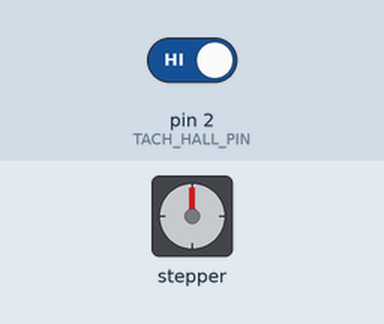
This sketch was run on a simulated Arduino Uno, built with avr-gcc and run on an emulated ATmega328P. On the bench: stepper motor. The inputs (shaded band) are chosen by the test bench; at power-on: pin 2 (TACH_HALL_PIN) HIGH. Stepper angles assume 2048 steps per turn; what the sketch prints to the serial monitor is not drawn.

Above: at 0.0 s.
At 15.8 s:
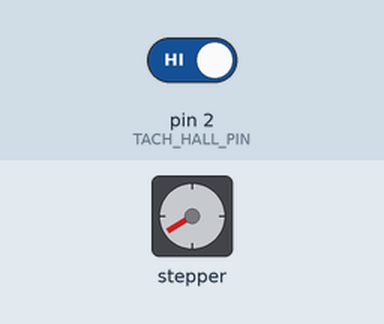
15.9 s: pin 2 (TACH_HALL_PIN) driven HIGH
At 31.9 s:
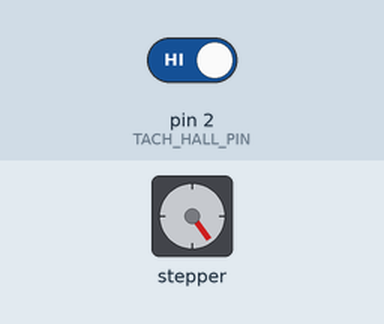
Timing chart, 0 to 39.1 s (numbered marks = the images above; inputs shaded):
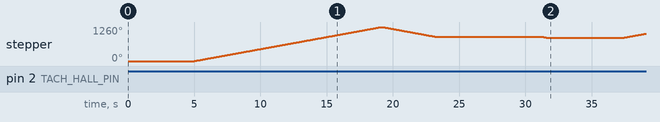

The sketch:

prototype2.ino
```cpp
// (licence header left out)
// need to knows during testing:
// does increasing pitch value increase or decrease rpm
// minimum RPM turbine can operate at/stay alive
// minimum RPM limited voltage is at with no load
// minimum RPM limited voltage is at under load
//
// max power and pitch at 5m/s
// max power and pitch at 6m/s
// max power and pitch at 7m/s
// max power and pitch at 8m/s
// max power and pitch at 9m/s
// max power and pitch at 10m/s
// max power and pitch at 11m/s
//
// shutdown RPM must be at most 10% of the maximum trubine RPM. 11m/s bin is
// weighted at .1 so maybe increase this rpm in case min rpm is too high

// Can increase baud rate to 115200 if needed but not sure how other
// devices would react
// faster printing to get a bit better throughput on extended info
// remember to change your serial monitor
const int SERIAL_PIN_RX = 0;
const int SERIAL_PIN_TX = 1;
const int SERIAL_BAUD = 9600;

// Stepper Motor
#include <Stepper.h>

const int STEPPER_STEPS_PER_REVOLUTION = 2048;
Stepper myStepper(STEPPER_STEPS_PER_REVOLUTION, 8, 10, 9, 11);

// Wind Speed Initialization
// Calibration: To calibrate your sensor, put a glass over it, but the sensor
// should not be touching the desktop surface however. Adjust the
// WIND_SPEED_ADJUSTMENT until your sensor reads about zero with the glass over
// it.

const int WIND_SPEED_PIN_TMP = A0;
const int WIND_SPEED_PIN_RV = A1;

// negative numbers yield smaller wind speeds and vice versa.
const float WIND_SPEED_ADJUSTMENT = 0.3;
const double WIND_SPEED_VOLTAGE_FACTOR = 0.0048828125;

float g_wind_speed_therm_ad = 0; // temp termistor value from wind sensor
float g_wind_speed_rv_ad = 0;    // RV output from wind sensor
float g_wind_speed_rv_volts = 0; // RV voltage from wind sensor
float g_wind_speed_temp_c = 0;   // temperature in celsius x 100
float g_wind_speed_ad = 0;       // wind speed in ???
float g_wind_speed_volts = 0;    // voltage from wind sensor
float g_wind_speed_mph = 0;      // wind speed in miles per hour
unsigned long g_wind_speed_last_millis = 0; // last time wind speed was read

// Current Meter Initialization
#include <Adafruit_INA260.h>

Adafruit_INA260 ina260 = Adafruit_INA260();

// Tachometer Initialization
const int TACH_HALL_PIN = 2;

// set number of hall trips for RPM reading (higher improves accuracy)
const float TACH_HALL_THRESH = 10;

// correction factors added for rpm and voltage
const float TACH_CORRECTION_RPM = 0.96;
const float TACH_CORRECTION_VOLTAGE = 0.94;

float g_tach_rpm = 0;   // current RPM
float g_tach_volts = 0; // current voltage

// Communication Initialization
#include <SoftwareSerial.h>

const int COMM_PIN_RX = 10;
const int COMM_PIN_TX = 11;
const int COMM_BAUD = 9600;
SoftwareSerial g_comm_serial(COMM_PIN_RX, COMM_PIN_TX);
char g_comm_input_char = '\0';

// ********** SETUP **********
void setup() {
  Serial.begin(SERIAL_BAUD);
  while (!Serial) {
    delay(10);
  }

  Serial.println("start");

  // Initialize Load Control Communications
  g_comm_serial.begin(COMM_BAUD);
  while (!g_comm_serial) {
    delay(10);
  }

  // Pitch Control
  myStepper.setSpeed(15); // in RPM

  // Wind Speed Sensor
  pinMode(WIND_SPEED_PIN_RV, INPUT);
  pinMode(WIND_SPEED_PIN_TMP, INPUT);

  // Current Meter
  Serial.println("Adafruit INA260 Test");

  if (!ina260.begin()) {
    Serial.println("FATAL: Couldn't find INA260 chip");
    while (1) {
    } // FAIL, HANG!
  }

  Serial.println("Found INA260 chip");

  // Tachometer
  pinMode(TACH_HALL_PIN, INPUT);

  // Load Controller Communication
  g_comm_input_char = g_comm_serial.read();
  switch (g_comm_serial) {
  case 0:
    Serial.println("OK");
    break;
  default:
    Serial.print("FAIL (");
    Serial.print(g_comm_input_char);
    Serial.println(")");
  }
}

// ********** MAIN LOOP **********
void loop() {
  // read every 200 ms - printing slows this down further
  // if (millis() - g_wind_speed_last_millis > 200) {
  //   wind_speed_read();
  // }

  // current_read();
  // tach_read_rpm();
  tach_maintain_rpm(500);
}

// ********** WIND SPEED **********
void wind_speed_read() {
  g_wind_speed_therm_ad = analogRead(WIND_SPEED_PIN_TMP);
  g_wind_speed_rv_ad = analogRead(WIND_SPEED_PIN_RV);
  g_wind_speed_volts = (g_wind_speed_rv_ad * WIND_SPEED_VOLTAGE_FACTOR);

  // these are all derived from regressions from raw data as such they depend
  // on a lot of experimental factors such as accuracy of temp sensors, and
  // voltage at the actual wind sensor, (wire losses) which were unaccouted
  // for.
  g_wind_speed_temp_c = 0.005 * g_wind_speed_therm_ad * g_wind_speed_therm_ad -
                        16.862 * g_wind_speed_therm_ad + 9075.4;

  // 13.0C 553 482.39
  g_wind_speed_ad = -0.006 * g_wind_speed_therm_ad * g_wind_speed_therm_ad +
                    1.0727 * g_wind_speed_therm_ad + 47.172;

  g_wind_speed_volts = g_wind_speed_ad * 0.0048828125 - WIND_SPEED_ADJUSTMENT;

  // This from a regression from data in the form of
  // Vraw = V0 + b * WindSpeed ^ c
  // V0 is zero wind at a particular temperature
  // The constants b and c were determined by some Excel wrangling with the
  // solver.
  g_wind_speed_mph =
      pow((abs(g_wind_speed_rv_volts - g_wind_speed_volts) / 0.23), 2.7265);

  Serial.print("  TMP volts ");
  Serial.print(g_wind_speed_therm_ad * 0.0048828125);

  Serial.print("  RV volts ");
  Serial.print(g_wind_speed_rv_volts);

  Serial.print("  TempC*100 ");
  Serial.print(g_wind_speed_temp_c);

  Serial.print("   ZeroWind volts ");
  Serial.print(g_wind_speed_volts);

  Serial.print("   WindSpeed M/S ");
  Serial.println(g_wind_speed_mph * 0.44704); // probs divide by 2.52

  g_wind_speed_last_millis = millis();
}

// ********** CURRENT METER **********
void current_read() {
  Serial.print("Current: ");
  Serial.print(ina260.readCurrent());
  Serial.println(" mA");
}

// ********** TACHOMETER **********
void tach_read_rpm() {
  // preallocate values for tach
  float hall_count = 1.0;
  float start = micros();
  bool on_state = false;

  // counting number of times the hall sensor is tripped
  // but without double counting during the same trip
  // 5 seconds. rpm is less than 120
  // change this to make it based on hall_thresh. or sacrifice low end
  // accuracy with just plain timeout. should still work
  float timeout = 5000000;

  // read hall sensor
  while (true) {
    if (digitalRead(TACH_HALL_PIN) == 0) {
      if (!on_state) {
        on_state = true;
        hall_count += 1.0;
      }
    } else {
      on_state = false;
    }

    if (hall_count >= TACH_HALL_THRESH || (micros() - start) > timeout) {
      break;
    }
  }

  // print information about Time and RPM
  float end_time = micros();
  float time_passed = ((end_time - start) / 1000000.0);

  // Serial.print("Time Passed: ");
  // Serial.print(time_passed);
  // Serial.println("s");

  g_tach_rpm = (hall_count / time_passed) * 60.0 * TACH_CORRECTION_RPM;
  Serial.print(g_tach_rpm);
  Serial.println(" RPM");
  delay(1); // delay in between reads for stability

  g_tach_volts = g_tach_rpm / 24.3 * TACH_CORRECTION_VOLTAGE;

  // Serial.print("Voltage: ");
  // Serial.print(voltage);
  // Serial.println(" V");
}

void tach_maintain_rpm(int rpm_desired) {
  // need to find appropriate:
  // delay time between adjustments
  // pitch correction value (adjust by x amount each iteration if needed)
  // no correction needed threshold

  const int large_correction_val = 200;  // number of steps to adjust
  const int large_threshold_margin = 50; // +/- rpm threshold
  const int small_correction_val = 100;  // number of steps to adjust
  const int small_threshold_margin = 25; // +/- rpm threshold
  const int coast_threshold = 15;        // rpm
  const int minimum_speed = 150;         // rpm
  const int delay_time = 750;

  int big_speed_up = 0;
  int rpm_cur = 0;
  int rpm_prev = 0;

  while (true) {
    tach_read_rpm();
    if (g_tach_rpm < minimum_speed - 20) {
      tach_stall_control();
    }
    rpm_cur = g_tach_rpm;

    // if too fast
    if (rpm_cur > rpm_desired) {
      // check if already slowing down
      // maybe adjust this line
      if (rpm_cur < rpm_prev - coast_threshold) {
        // do nothing
        Serial.println("Too fast, but already slowing down");

        // not slowing down
      } else {

        // large difference
        if (rpm_cur > rpm_desired + large_threshold_margin) {
          myStepper.step(large_correction_val);
          Serial.println("Big pitch adjustment slower");
          big_speed_up = 0;

          // small difference
        } else if (rpm_cur > rpm_desired + small_threshold_margin) {
          myStepper.step(small_correction_val);
          Serial.println("Small pitch adjustment slower");
          big_speed_up = 0;

          // close enough
        } else {
          Serial.println("Close enough");
          big_speed_up = 0;
        }
      }

      // too slow
    } else {
      // check if already speeding up
      // maybe adjust this line
      if (rpm_cur > rpm_prev + coast_threshold) {
        // do nothing
        Serial.println("Too slow, but already speeding up");

        // not speeding up
      } else {
        // too slow need large difference
        if (rpm_cur < rpm_desired - large_threshold_margin) {

          // if we need to make a large speed increase too many times, we
          // are likely going to stall, so back off
          if (big_speed_up <= 2) {
            myStepper.step(-large_correction_val);

            // need to know if we alread made a large speed up adjustment
            // because maybe we are too pitched and are stalling.
            big_speed_up++;
            Serial.println("Big pitch adjustment faster");

            // too slow need small difference
          } else {
            // one more than the big_speed_up threshold just
            // above to get pitch back on track.
            myStepper.step(large_correction_val * 3);
            Serial.println("Stall Prevention");
            big_speed_up = 0;
            delay(1000); // delay to allow to speed back up hopefully
          }

          // too slow need small difference
        } else if (rpm_cur < rpm_desired - small_threshold_margin) {
          myStepper.step(-small_correction_val);
          Serial.println("Small pitch adjustment faster");
          big_speed_up = 0;
        }
      }
    }

    // update previous rpm
    rpm_prev = rpm_cur;
    delay(delay_time);
  }
}

// in case of emergency, probably will only work if plugged in.
// RPM will be very low
void tach_stall_control() {
  myStepper.step(3.5 * 2048); // move all the way back
  delay(100);
  myStepper.step(-2048); // adjust this to start turbine
  delay(3000);
  tach_read_rpm();
  Serial.println("Restart Due to Stall");
}
```
